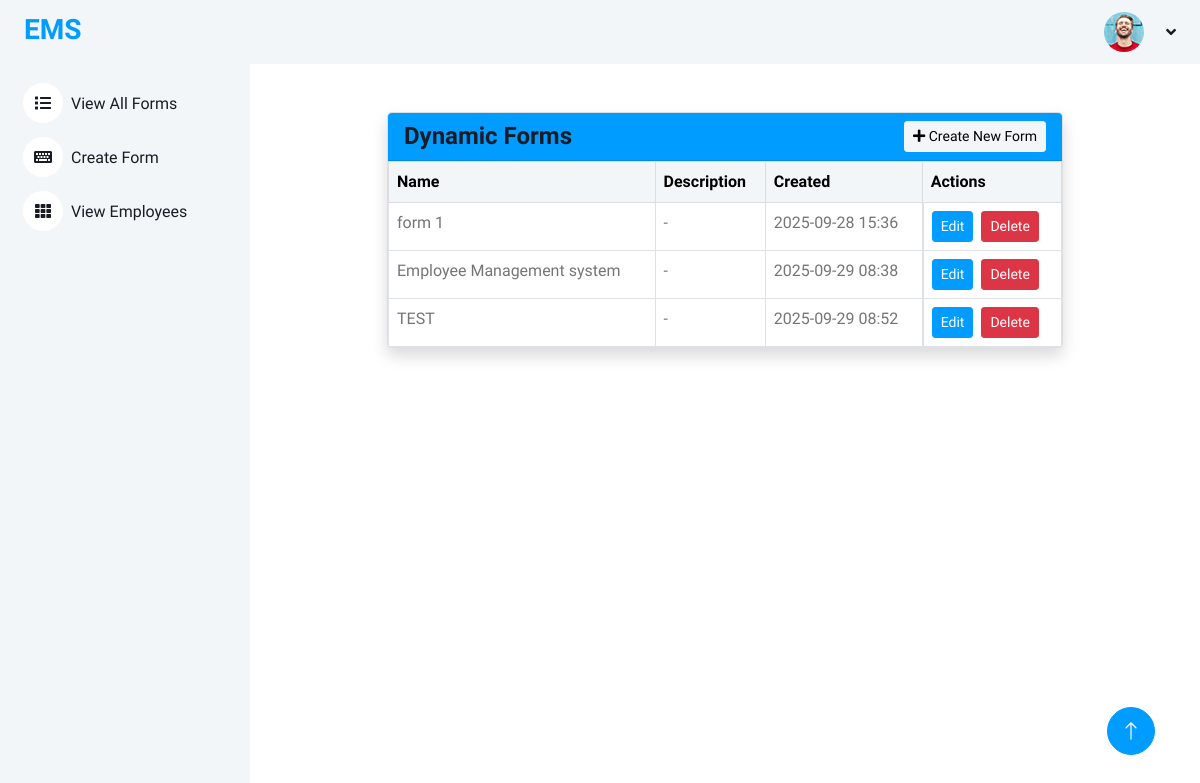
Screenshot of /forms/ with the database file from the repository.
### formsbuilder/models.py (models this page shows, shortened)
class DynamicForm(models.Model):
    name = models.CharField(max_length=200)
    description = models.TextField(blank=True, null=True)
    created_at = models.DateTimeField(auto_now_add=True)

### formsbuilder/views.py (the view)
# urls.py: path("", views.form_list, name="form_list"),
def form_list(request):
    forms = DynamicForm.objects.all()
    return render(request, "formsbuilder/form_list.html", {"forms": forms})

### templates/formsbuilder/form_list.html (shortened to what this page needs)
{% extends 'admin/admin_base.html' %}
{% load static %}
{% block content %}
<div class="container mt-5" style="max-width:700px;">
    <div class="card shadow">
        <div class="card-header bg-primary text-white d-flex justify-content-between align-items-center">
            <h4 class="mb-0">Dynamic Forms</h4>
            <a href="{% url 'form_create' %}" class="btn btn-light btn-sm"><i class="fa fa-plus"></i> Create New Form</a>
        </div>
        <div class="card-body p-0">
            <table class="table table-bordered mb-0">
                <thead class="table-light">
                    <tr>
                        <th>Name</th>
                        <th>Description</th>
                        <th>Created</th>
                        <th>Actions</th>
                    </tr>
                </thead>
                <tbody>
                    {% for f in forms %}
                        <tr>
                            <td>{{ f.name }}</td>
                            <td>{{ f.description|default:'-' }}</td>
                            <td>{{ f.created_at|date:'Y-m-d H:i' }}</td>
                            <td class="d-flex gap-2">
                                <a href="{% url 'form_edit' f.id %}" class="btn btn-sm btn-primary">Edit</a>
                                <form method="post" action="{% url 'form_delete' f.id %}" style="display:inline;">
                                    <button type="submit" class="btn btn-sm btn-danger" onclick="return confirm('Are you sure you want to delete this form?');">Delete</button>
                                </form>
                            </td>
                        </tr>
                    {% empty %}
                        <tr><td colspan="4" class="text-center text-muted">No forms created yet.</td></tr>
                    {% endfor %}
                </tbody>
            </table>
        </div>
    </div>
</div>
{% endblock %}

### static/css/style.css (style rules this page uses)
:root { --primary: #009CFF; --light: #F3F6F9; --dark: #191C24; }
.btn { transition: .5s; }
.btn.btn-primary { color: #FFFFFF; }

### rows the page displays
DynamicForm: name "form 1", description "-", created_at "2025-09-28 15:36"
DynamicForm: name "Employee Management system", description "-", created_at "2025-09-29 08:38"
DynamicForm: name "TEST", description "-", created_at "2025-09-29 08:52"
